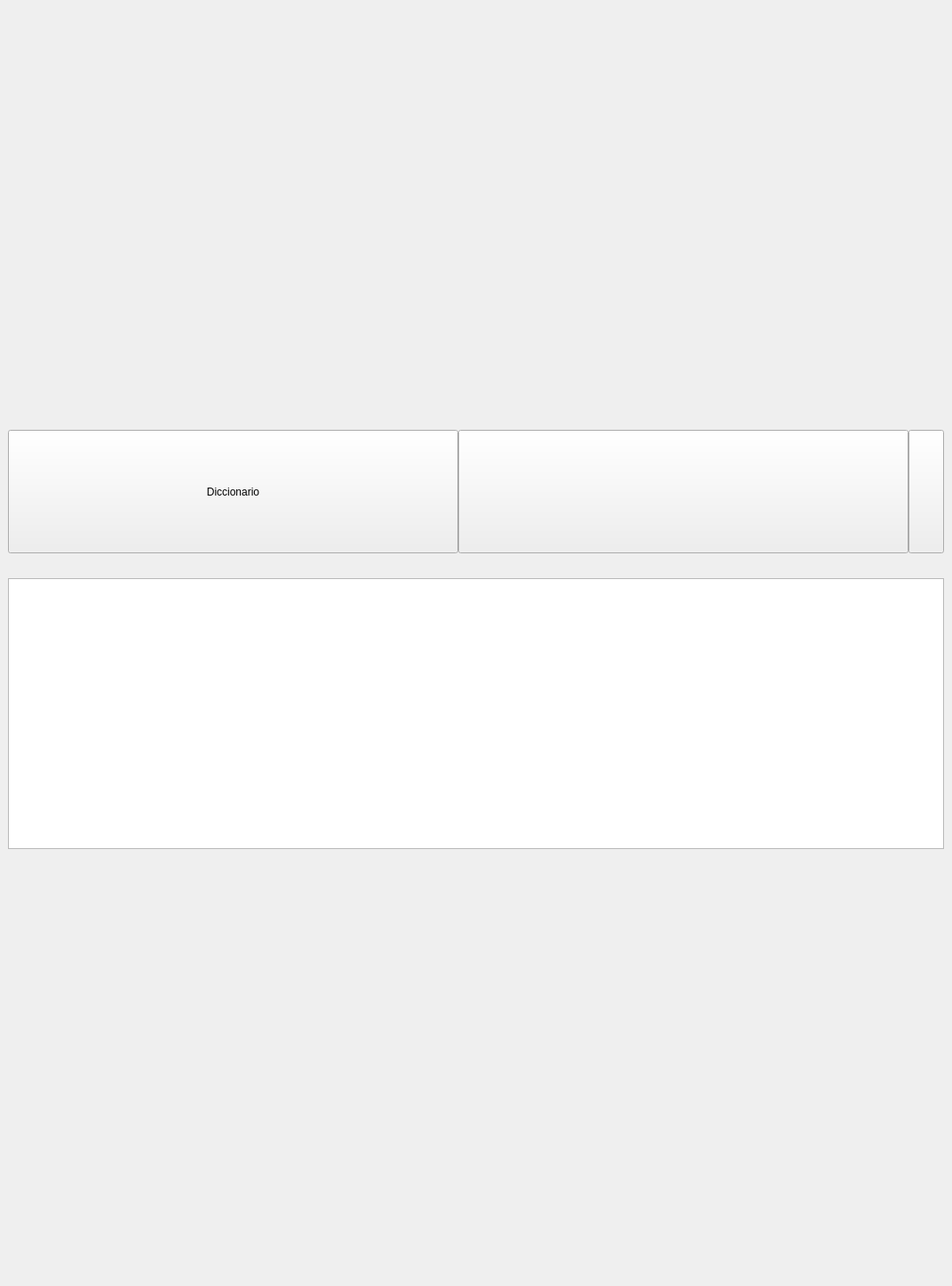
<?xml version="1.0" encoding="UTF-8"?>
<ui version="4.0">
 <class>ViewerWikipediaDefinitionPopup</class>
 <widget class="QWidget" name="ViewerWikipediaDefinitionPopup">
  <property name="geometry">
   <rect>
    <x>0</x>
    <y>0</y>
    <width>1072</width>
    <height>1448</height>
   </rect>
  </property>
  <property name="minimumSize">
   <size>
    <width>0</width>
    <height>0</height>
   </size>
  </property>
  <property name="maximumSize">
   <size>
    <width>1072</width>
    <height>1448</height>
   </size>
  </property>
  <property name="windowTitle">
   <string>Form</string>
  </property>
  <property name="styleSheet">
   <string notr="true" />
  </property>
  <layout class="QVBoxLayout" name="verticalLayout_2">
   <property name="spacing">
    <number>0</number>
   </property>
   <property name="margin">
    <number>0</number>
   </property>
   <item>
    <spacer name="verticalSpacer">
     <property name="orientation">
      <enum>Qt::Vertical</enum>
     </property>
     <property name="sizeHint" stdset="0">
      <size>
       <width>28</width>
       <height>57</height>
      </size>
     </property>
    </spacer>
   </item>
   <item>
    <widget class="QWidget" name="ViewerWikipediaDefinitionPopupCont" native="true">
     <layout class="QVBoxLayout" name="ViewerDictiossnaryDefinitionPopupCont">
      <property name="spacing">
       <number>0</number>
      </property>
      <property name="topMargin">
       <number>1</number>
      </property>
      <item>
       <widget class="QFrame" name="popupCont">
        <property name="minimumSize">
         <size>
          <width>0</width>
          <height>0</height>
         </size>
        </property>
        <property name="maximumSize">
         <size>
          <width>14142</width>
          <height>14142</height>
         </size>
        </property>
        <layout class="QVBoxLayout" name="verticalLayout">
         <property name="spacing">
          <number>0</number>
         </property>
         <property name="margin">
          <number>0</number>
         </property>
         <item>
          <widget class="QFrame" name="headerPopup">
           <property name="minimumSize">
            <size>
             <width>0</width>
             <height>98</height>
            </size>
           </property>
           <property name="maximumSize">
            <size>
             <width>16777215</width>
             <height>139</height>
            </size>
           </property>
           <layout class="QHBoxLayout" name="horizontalLayout">
            <property name="spacing">
             <number>0</number>
            </property>
            <property name="margin">
             <number>0</number>
            </property>
            <item>
             <widget class="QPushButton" name="dictionaryBtn">
              <property name="sizePolicy">
               <sizepolicy hsizetype="Expanding" vsizetype="Expanding">
                <horstretch>0</horstretch>
                <verstretch>0</verstretch>
               </sizepolicy>
              </property>
              <property name="text">
               <string>Diccionario</string>
              </property>
             </widget>
            </item>
            <item>
             <widget class="QPushButton" name="wikipediaBtn">
              <property name="sizePolicy">
               <sizepolicy hsizetype="Expanding" vsizetype="Expanding">
                <horstretch>0</horstretch>
                <verstretch>0</verstretch>
               </sizepolicy>
              </property>
              <property name="text">
               <string />
              </property>
             </widget>
            </item>
            <item>
             <widget class="QPushButton" name="closeBtn">
              <property name="sizePolicy">
               <sizepolicy hsizetype="Minimum" vsizetype="Expanding">
                <horstretch>0</horstretch>
                <verstretch>0</verstretch>
               </sizepolicy>
              </property>
              <property name="focusPolicy">
               <enum>Qt::NoFocus</enum>
              </property>
              <property name="text">
               <string />
              </property>
             </widget>
            </item>
           </layout>
          </widget>
         </item>
         <item>
          <widget class="QWidget" name="arrowTabsCont" native="true">
           <layout class="QHBoxLayout" name="horizontalLayout_4">
            <property name="spacing">
             <number>0</number>
            </property>
            <property name="margin">
             <number>0</number>
            </property>
            <item>
             <widget class="QLabel" name="contentsTabArrowLbl">
              <property name="text">
               <string />
              </property>
              <property name="indent">
               <number>0</number>
              </property>
             </widget>
            </item>
            <item>
             <widget class="QLabel" name="notesTabArrowLbl">
              <property name="text">
               <string />
              </property>
              <property name="indent">
               <number>0</number>
              </property>
             </widget>
            </item>
            <item>
             <spacer name="horizontalSpacer_3">
              <property name="orientation">
               <enum>Qt::Horizontal</enum>
              </property>
              <property name="sizeHint" stdset="0">
               <size>
                <width>57</width>
                <height>28</height>
               </size>
              </property>
             </spacer>
            </item>
           </layout>
          </widget>
         </item>
         <item>
          <widget class="bqQTextBrowser" name="wikipediaDefinitionTextBrowser">
           <property name="textInteractionFlags">
            <set>Qt::NoTextInteraction</set>
           </property>
          </widget>
         </item>
         <item>
          <widget class="ViewerVerticalPagerPopup" name="VerticalPagerPopup" native="true">
           <layout class="QHBoxLayout" name="horizontalLayout_2">
            <property name="spacing">
             <number>0</number>
            </property>
            <property name="margin">
             <number>0</number>
            </property>
           </layout>
          </widget>
         </item>
        </layout>
       </widget>
      </item>
      <item>
       <widget class="QWidget" name="arrowCont" native="true">
        <property name="maximumSize">
         <size>
          <width>16777215</width>
          <height>34</height>
         </size>
        </property>
        <widget class="QLabel" name="topArrowLbl">
         <property name="geometry">
          <rect>
           <x>50</x>
           <y>2</y>
           <width>57</width>
           <height>38</height>
          </rect>
         </property>
         <property name="text">
          <string />
         </property>
         <property name="indent">
          <number>0</number>
         </property>
        </widget>
       </widget>
      </item>
     </layout>
    </widget>
   </item>
   <item>
    <spacer name="verticalSpacer_2">
     <property name="orientation">
      <enum>Qt::Vertical</enum>
     </property>
     <property name="sizeHint" stdset="0">
      <size>
       <width>28</width>
       <height>57</height>
      </size>
     </property>
    </spacer>
   </item>
  </layout>
 </widget>
 <customwidgets>
  <customwidget>
   <class>bqQTextBrowser</class>
   <extends>QTextBrowser</extends>
   <header location="global">bqQTextBrowser.h</header>
  </customwidget>
  <customwidget>
   <class>ViewerVerticalPagerPopup</class>
   <extends>QWidget</extends>
   <header>ViewerVerticalPagerPopup.h</header>
   <container>1</container>
  </customwidget>
 </customwidgets>
 <resources />
 <connections />
</ui>
